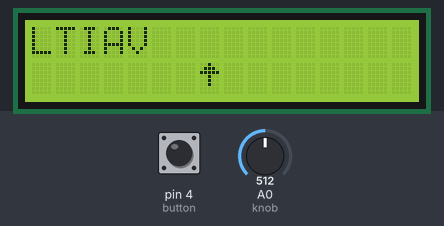
Recording of a sketch running on a simulated Arduino Uno, built with avr-gcc and run on an emulated ATmega328P. On the bench: 16×2 character LCD. The test bench sets the inputs (shaded band); at power-on: A0 (knob) = 512, pin 4 (button) HIGH. Random numbers use the default seed unless the sketch sets one.

Above: at 1.2 s.
1.3 s: A0 (knob) set to 716
At 1.6 s:
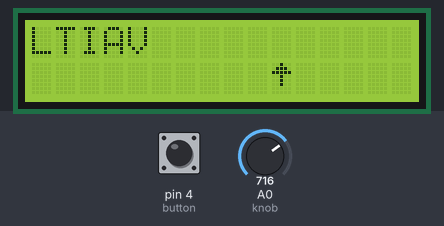
2.8 s: A0 (knob) set to 900
At 4.0 s:
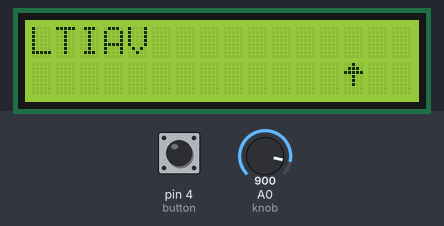
4.3 s: A0 (knob) set to 1023
At 5.1 s:
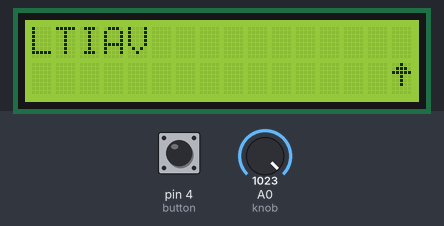
Timing chart, 0 to 7.3 s (numbered marks = the images above; inputs shaded):
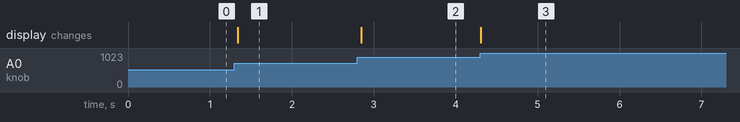

The sketch:

_03_Word_Jumble_KnobDrag.ino
```cpp
//-- LCD Variables --
#include "Wire.h"
#include "Adafruit_LiquidCrystal.h"
Adafruit_LiquidCrystal lcd(0x20);

// https://www.seetron.com/apps/app_cceditor.html
byte arrowBitmap[8] = {0x84, 0x8E, 0x9F, 0x84, 0x84, 0x84, 0x80, 0x80};
byte upArrowChar = 0;

//--I/O pins --
const byte button = 4; // Digital pin 4
const byte knob = A0;
#define ISPRESSED LOW

//-- JUMBLE VARIABLES --
String werd = "VITAL";
String jumble;
int lastKnob = -1;

void WaitForButtonPress() {
  while (digitalRead(4) != LOW) {
    delay(100);
  }
  delay(500); // ignore switch bounce
}

void SetupJumble() {
  randomSeed(analogRead(A1));
  jumble = werd;
  byte wordLen = jumble.length();
  for (byte i=0; i<wordLen; i++) {
    int randomIndex = random(wordLen);
    byte tmp = jumble[i];
    jumble[i] = jumble[randomIndex];
    jumble[randomIndex] = tmp;
  }
}

void SetupLCD() {
  lcd.begin(16, 2); // 16 columns, 2 rows
  lcd.clear();
  lcd.print(jumble);
  lcd.setBacklight(HIGH);

  lcd.createChar(upArrowChar, arrowBitmap);
}

void SetupInputs() {
  pinMode(button, INPUT_PULLUP);
}

void setup() {
  Serial.begin(115200);
  SetupInputs();
  SetupJumble();
  SetupLCD();
}

void SwapLetters(byte index1, byte index2) {
  byte wordLen = werd.length();
  if (index1 >= 0 && index1 < wordLen && index2 >= 0 && index2 < wordLen) {
    byte letter1 = jumble[index1];
    jumble[index1] = jumble[index2];
    jumble[index2] = letter1;
    lcd.setCursor(0, 0);
    lcd.print(jumble);
  }
}

void KnobArrow() {
  int knobValue = map(analogRead(knob), 0, 1023, 0, 15);
  if (knobValue != lastKnob) {
    if (lastKnob != -1) {
      lcd.setCursor(lastKnob, 1);
      lcd.write(' ');
      if (digitalRead(button) == ISPRESSED) SwapLetters(knobValue, lastKnob);
    }
    lcd.setCursor(knobValue, 1);
    lcd.write((byte)upArrowChar);
    lastKnob = knobValue;
  }
  delay(50);
}

void loop() {
  KnobArrow();
}
```

Measured:
- after the input at 1.3 s, the display: changes at once (image 1)
- after the input at 2.8 s, the display: changes after 0.05 s (image 2)
- after the input at 4.3 s, the display: changes at once (image 3)
